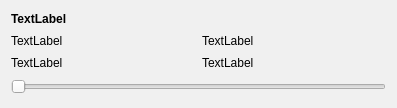
<?xml version="1.0" encoding="UTF-8"?>
<ui version="4.0">
 <class>valueReportLine</class>
 <widget class="QWidget" name="valueReportLine">
  <property name="geometry">
   <rect>
    <x>0</x>
    <y>0</y>
    <width>397</width>
    <height>108</height>
   </rect>
  </property>
  <property name="palette">
   <palette>
    <active>
     <colorrole role="WindowText">
      <brush brushstyle="SolidPattern">
       <color alpha="255">
        <red>0</red>
        <green>0</green>
        <blue>0</blue>
       </color>
      </brush>
     </colorrole>
     <colorrole role="Button">
      <brush brushstyle="SolidPattern">
       <color alpha="255">
        <red>255</red>
        <green>255</green>
        <blue>255</blue>
       </color>
      </brush>
     </colorrole>
     <colorrole role="Light">
      <brush brushstyle="SolidPattern">
       <color alpha="255">
        <red>255</red>
        <green>255</green>
        <blue>255</blue>
       </color>
      </brush>
     </colorrole>
     <colorrole role="Midlight">
      <brush brushstyle="SolidPattern">
       <color alpha="255">
        <red>255</red>
        <green>255</green>
        <blue>255</blue>
       </color>
      </brush>
     </colorrole>
     <colorrole role="Dark">
      <brush brushstyle="SolidPattern">
       <color alpha="255">
        <red>127</red>
        <green>127</green>
        <blue>127</blue>
       </color>
      </brush>
     </colorrole>
     <colorrole role="Mid">
      <brush brushstyle="SolidPattern">
       <color alpha="255">
        <red>170</red>
        <green>170</green>
        <blue>170</blue>
       </color>
      </brush>
     </colorrole>
     <colorrole role="Text">
      <brush brushstyle="SolidPattern">
       <color alpha="255">
        <red>0</red>
        <green>0</green>
        <blue>0</blue>
       </color>
      </brush>
     </colorrole>
     <colorrole role="BrightText">
      <brush brushstyle="SolidPattern">
       <color alpha="255">
        <red>255</red>
        <green>255</green>
        <blue>255</blue>
       </color>
      </brush>
     </colorrole>
     <colorrole role="ButtonText">
      <brush brushstyle="SolidPattern">
       <color alpha="255">
        <red>0</red>
        <green>0</green>
        <blue>0</blue>
       </color>
      </brush>
     </colorrole>
     <colorrole role="Base">
      <brush brushstyle="SolidPattern">
       <color alpha="255">
        <red>255</red>
        <green>255</green>
        <blue>255</blue>
       </color>
      </brush>
     </colorrole>
     <colorrole role="Window">
      <brush brushstyle="SolidPattern">
       <color alpha="255">
        <red>255</red>
        <green>255</green>
        <blue>255</blue>
       </color>
      </brush>
     </colorrole>
     <colorrole role="Shadow">
      <brush brushstyle="SolidPattern">
       <color alpha="255">
        <red>0</red>
        <green>0</green>
        <blue>0</blue>
       </color>
      </brush>
     </colorrole>
     <colorrole role="AlternateBase">
      <brush brushstyle="SolidPattern">
       <color alpha="255">
        <red>255</red>
        <green>255</green>
        <blue>255</blue>
       </color>
      </brush>
     </colorrole>
     <colorrole role="ToolTipBase">
      <brush brushstyle="SolidPattern">
       <color alpha="255">
        <red>255</red>
        <green>255</green>
        <blue>220</blue>
       </color>
      </brush>
     </colorrole>
     <colorrole role="ToolTipText">
      <brush brushstyle="SolidPattern">
       <color alpha="255">
        <red>0</red>
        <green>0</green>
        <blue>0</blue>
       </color>
      </brush>
     </colorrole>
    </active>
    <inactive>
     <colorrole role="WindowText">
      <brush brushstyle="SolidPattern">
       <color alpha="255">
        <red>0</red>
        <green>0</green>
        <blue>0</blue>
       </color>
      </brush>
     </colorrole>
     <colorrole role="Button">
      <brush brushstyle="SolidPattern">
       <color alpha="255">
        <red>240</red>
        <green>240</green>
        <blue>240</blue>
       </color>
      </brush>
     </colorrole>
     <colorrole role="Light">
      <brush brushstyle="SolidPattern">
       <color alpha="255">
        <red>255</red>
        <green>255</green>
        <blue>255</blue>
       </color>
      </brush>
     </colorrole>
     <colorrole role="Midlight">
      <brush brushstyle="SolidPattern">
       <color alpha="255">
        <red>227</red>
        <green>227</green>
        <blue>227</blue>
       </color>
      </brush>
     </colorrole>
     <colorrole role="Dark">
      <brush brushstyle="SolidPattern">
       <color alpha="255">
        <red>160</red>
        <green>160</green>
        <blue>160</blue>
       </color>
      </brush>
     </colorrole>
     <colorrole role="Mid">
      <brush brushstyle="SolidPattern">
       <color alpha="255">
        <red>160</red>
        <green>160</green>
        <blue>160</blue>
       </color>
      </brush>
     </colorrole>
     <colorrole role="Text">
      <brush brushstyle="SolidPattern">
       <color alpha="255">
        <red>0</red>
        <green>0</green>
        <blue>0</blue>
       </color>
      </brush>
     </colorrole>
     <colorrole role="BrightText">
      <brush brushstyle="SolidPattern">
       <color alpha="255">
        <red>255</red>
        <green>255</green>
        <blue>255</blue>
       </color>
      </brush>
     </colorrole>
     <colorrole role="ButtonText">
      <brush brushstyle="SolidPattern">
       <color alpha="255">
        <red>0</red>
        <green>0</green>
        <blue>0</blue>
       </color>
      </brush>
     </colorrole>
     <colorrole role="Base">
      <brush brushstyle="SolidPattern">
       <color alpha="255">
        <red>255</red>
        <green>255</green>
        <blue>255</blue>
       </color>
      </brush>
     </colorrole>
     <colorrole role="Window">
      <brush brushstyle="SolidPattern">
       <color alpha="255">
        <red>240</red>
        <green>240</green>
        <blue>240</blue>
       </color>
      </brush>
     </colorrole>
     <colorrole role="Shadow">
      <brush brushstyle="SolidPattern">
       <color alpha="255">
        <red>105</red>
        <green>105</green>
        <blue>105</blue>
       </color>
      </brush>
     </colorrole>
     <colorrole role="AlternateBase">
      <brush brushstyle="SolidPattern">
       <color alpha="255">
        <red>245</red>
        <green>245</green>
        <blue>245</blue>
       </color>
      </brush>
     </colorrole>
     <colorrole role="ToolTipBase">
      <brush brushstyle="SolidPattern">
       <color alpha="255">
        <red>255</red>
        <green>255</green>
        <blue>220</blue>
       </color>
      </brush>
     </colorrole>
     <colorrole role="ToolTipText">
      <brush brushstyle="SolidPattern">
       <color alpha="255">
        <red>0</red>
        <green>0</green>
        <blue>0</blue>
       </color>
      </brush>
     </colorrole>
    </inactive>
    <disabled>
     <colorrole role="WindowText">
      <brush brushstyle="SolidPattern">
       <color alpha="255">
        <red>127</red>
        <green>127</green>
        <blue>127</blue>
       </color>
      </brush>
     </colorrole>
     <colorrole role="Button">
      <brush brushstyle="SolidPattern">
       <color alpha="255">
        <red>255</red>
        <green>255</green>
        <blue>255</blue>
       </color>
      </brush>
     </colorrole>
     <colorrole role="Light">
      <brush brushstyle="SolidPattern">
       <color alpha="255">
        <red>255</red>
        <green>255</green>
        <blue>255</blue>
       </color>
      </brush>
     </colorrole>
     <colorrole role="Midlight">
      <brush brushstyle="SolidPattern">
       <color alpha="255">
        <red>255</red>
        <green>255</green>
        <blue>255</blue>
       </color>
      </brush>
     </colorrole>
     <colorrole role="Dark">
      <brush brushstyle="SolidPattern">
       <color alpha="255">
        <red>127</red>
        <green>127</green>
        <blue>127</blue>
       </color>
      </brush>
     </colorrole>
     <colorrole role="Mid">
      <brush brushstyle="SolidPattern">
       <color alpha="255">
        <red>170</red>
        <green>170</green>
        <blue>170</blue>
       </color>
      </brush>
     </colorrole>
     <colorrole role="Text">
      <brush brushstyle="SolidPattern">
       <color alpha="255">
        <red>127</red>
        <green>127</green>
        <blue>127</blue>
       </color>
      </brush>
     </colorrole>
     <colorrole role="BrightText">
      <brush brushstyle="SolidPattern">
       <color alpha="255">
        <red>255</red>
        <green>255</green>
        <blue>255</blue>
       </color>
      </brush>
     </colorrole>
     <colorrole role="ButtonText">
      <brush brushstyle="SolidPattern">
       <color alpha="255">
        <red>127</red>
        <green>127</green>
        <blue>127</blue>
       </color>
      </brush>
     </colorrole>
     <colorrole role="Base">
      <brush brushstyle="SolidPattern">
       <color alpha="255">
        <red>255</red>
        <green>255</green>
        <blue>255</blue>
       </color>
      </brush>
     </colorrole>
     <colorrole role="Window">
      <brush brushstyle="SolidPattern">
       <color alpha="255">
        <red>255</red>
        <green>255</green>
        <blue>255</blue>
       </color>
      </brush>
     </colorrole>
     <colorrole role="Shadow">
      <brush brushstyle="SolidPattern">
       <color alpha="255">
        <red>0</red>
        <green>0</green>
        <blue>0</blue>
       </color>
      </brush>
     </colorrole>
     <colorrole role="AlternateBase">
      <brush brushstyle="SolidPattern">
       <color alpha="255">
        <red>245</red>
        <green>245</green>
        <blue>245</blue>
       </color>
      </brush>
     </colorrole>
     <colorrole role="ToolTipBase">
      <brush brushstyle="SolidPattern">
       <color alpha="255">
        <red>255</red>
        <green>255</green>
        <blue>220</blue>
       </color>
      </brush>
     </colorrole>
     <colorrole role="ToolTipText">
      <brush brushstyle="SolidPattern">
       <color alpha="255">
        <red>0</red>
        <green>0</green>
        <blue>0</blue>
       </color>
      </brush>
     </colorrole>
    </disabled>
   </palette>
  </property>
  <property name="windowTitle">
   <string>Form</string>
  </property>
  <property name="autoFillBackground">
   <bool>true</bool>
  </property>
  <layout class="QVBoxLayout" name="verticalLayout">
   <item>
    <widget class="QLabel" name="nameLabel">
     <property name="font">
      <font>
       <bold>true</bold>
      </font>
     </property>
     <property name="text">
      <string>TextLabel</string>
     </property>
    </widget>
   </item>
   <item>
    <layout class="QHBoxLayout" name="horizontalLayout_2">
     <item>
      <widget class="QLabel" name="valueLabel">
       <property name="text">
        <string>TextLabel</string>
       </property>
      </widget>
     </item>
     <item>
      <widget class="QLabel" name="timestampLabel">
       <property name="text">
        <string>TextLabel</string>
       </property>
      </widget>
     </item>
    </layout>
   </item>
   <item>
    <layout class="QHBoxLayout" name="horizontalLayout">
     <item>
      <widget class="QLabel" name="minLabel">
       <property name="text">
        <string>TextLabel</string>
       </property>
      </widget>
     </item>
     <item>
      <widget class="QLabel" name="maxLabel">
       <property name="text">
        <string>TextLabel</string>
       </property>
      </widget>
     </item>
    </layout>
   </item>
   <item>
    <widget class="QSlider" name="horizontalSlider">
     <property name="minimumSize">
      <size>
       <width>0</width>
       <height>20</height>
      </size>
     </property>
     <property name="orientation">
      <enum>Qt::Horizontal</enum>
     </property>
    </widget>
   </item>
  </layout>
 </widget>
 <resources/>
 <connections/>
</ui>
